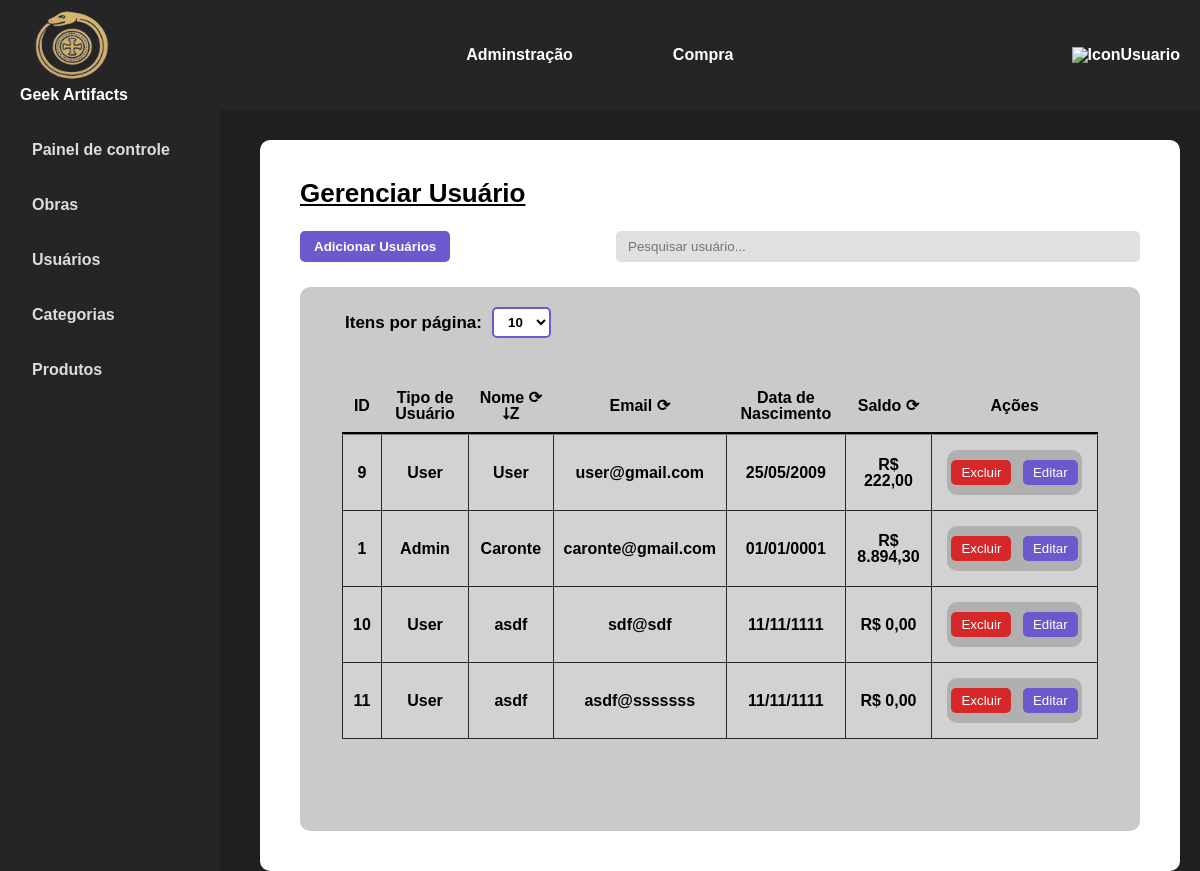
Page /gerenciar/usuario/listar.php?ordem=nome_usuario&direcao=DESC&usuarios=10 (signed in) on the committed database.
### tables this page shows
CREATE TABLE tbUsuario (

	id_usuario INT AUTO_INCREMENT,
    nome_usuario VARCHAR(50) NOT NULL,
    data_nascimento_usuario DATE NOT NULL,
    email_usuario VARCHAR(200) NOT NULL,
    senha_usuario VARCHAR(100) NOT NULL,
    tipo_usuario VARCHAR(15) NOT NULL DEFAULT 'User',
    imagem_usuario varchar(255) NOT NULL DEFAULT 'icon_user_branco.svg',
    saldo_usuario double not null default 0,
    
    CONSTRAINT pk_tbUsuario PRIMARY KEY (id_usuario),
    constraint un_EmailUsuario_tbUsuario unique (email_usuario),
    constraint ch_TipoUsuario_tbUsuario check (tipo_usuario in ('User', 'Admin'))
);

### src/repositorio/UsuarioRepositorio.php (called while the page is built, shortened)
<?php
require_once __DIR__.'/../modelo/Usuario.php';
class UsuarioRepositorio {
    private PDO $pdo;
    public function __construct($pdo) {
        $this->pdo = $pdo;
    }
    public function makeObject(array $atributos) : Usuario {
        $id = $atributos['id_usuario'] ?? null;
        $dataNascimento = $atributos['data_nascimento_usuario'] ?? null;
        $timezone = new DateTimeZone('UTC');
        $usuario = new Usuario(
            isset($id) ? (int) $id : null,
            $atributos['tipo_usuario'] ?? 'User',
            $atributos['nome_usuario'],
            isset($dataNascimento) ? new DateTime($dataNascimento, $timezone) : new DateTime('0000-00-00', $timezone),
            $atributos['email_usuario'],
            $atributos['senha_usuario'],
            $atributos['saldo_usuario'],
            $atributos['imagem_usuario']
        );
        return $usuario;
    }
    public function listarPaginado(int $limite, int $offset, ?string $ordem = null, ?string $direcao = 'ASC'): array {
        $colunasPermitidas = ['nome_usuario'];
        $sql = 'SELECT tbUsuario.* FROM tbUsuario';
        if ($ordem !== null && in_array(strtolower($ordem), array_map('strtolower', $colunasPermitidas))) {
            $direcao = strtoupper($direcao) === 'DESC' ? 'DESC' : 'ASC';
            $sql .= " ORDER BY {$ordem} {$direcao}";
        }
        $sql .= " LIMIT ? OFFSET ?";
        $stmt = $this->pdo->prepare($sql);
        $stmt->bindValue(1, $limite, PDO::PARAM_INT);
        $stmt->bindValue(2, $offset, PDO::PARAM_INT);
        $stmt->execute();
        $resultadoConsulta = $stmt->fetchAll(PDO::FETCH_ASSOC);
        $arrayCategorias = array_map(fn($linhaConsulta) => $this->makeObject($linhaConsulta), $resultadoConsulta);
        return $arrayCategorias;
    }
}

### src/modelo/Usuario.php (called while the page is built, shortened)
<?php
class Usuario
{
    private ?int $id;
    private string $tipo;
    private string $nome;
    private DateTime $dataNascimento;
    private string $email;
    private ?float $saldo;
    public function __construct( ?int $id, ?string $tipo, string $nome, DateTime $dataNascimento, string $email, string $senha, ?float $saldo, ?string $imagem = null) {
        $this->id = $id;
        $this->tipo = $tipo ?? 'User';
        $this->nome = $nome;
        $this->dataNascimento = $dataNascimento;
        $this->email = $email;
        $this->saldo = $saldo;
    }
    public function getId(): ?int
    {
        return $this->id;
    }
    public function getTipo(): ?string
    {
        return $this->tipo;
    }
    public function getNome(): string
    {
        return $this->nome;
    }
    public function getEmail(): string
    {
        return $this->email;
    }
    public function getDataNascimento(): DateTime
    {
        return $this->dataNascimento;
    }
    public function getSaldo(): float
    {
        return $this->saldo;
    }
}

### gerenciar/usuario/listar.php (the view, shortened to what this page needs)
<?php
    require DIR_PROJETOWEB . 'src/repositorio/ObraRepositorio.php';
    require DIR_PROJETOWEB . 'src/repositorio/UsuarioRepositorio.php';
    $usuarioRepositorio = new UsuarioRepositorio($pdo);
    $itens_por_pagina = $_GET['itens'] ?? 10;
    $pagina_atual = $_GET['pagina'] ?? 1;
    $offset = ($pagina_atual - 1) * $itens_por_pagina;
    $ordem = $_GET['ordem'] ?? null;
    $direcao = $_GET['direcao'] ?? 'ASC';
    $usuarios = $usuarioRepositorio->listarPaginado($itens_por_pagina, $offset, $ordem, $direcao);
?>
<!DOCTYPE html>
<html lang="pt-br">
<head>
    <link rel="stylesheet" href="/projeto_web1/css/reset.css">
    <link rel="stylesheet" href="/projeto_web1/css/dashboard.css">
    <link rel="stylesheet" href="/projeto_web1/css/listar.css">
</head>
<body>
    <?php include_once DIR_PROJETOWEB . '/reutilizar/header.php' ?>
    <?php include DIR_PROJETOWEB . '/reutilizar/asidemenu.php'?>
    <div class="container-listar">
        <h1>Gerenciar Usuário</h1>
        <div class="container-topo">
            <a href="form.php"><button class="botao-adicionar">Adicionar Usuários</button></a>
            <div class="barra-pesquisar">
                <input type="text" placeholder="Pesquisar usuário...">
            </div>
        </div>
        <section class="container-tabela">
            <div class="numero-paginacao">
                <form method="GET">
                    <label>Itens por página:</label>
                    <select name="itens" onchange="this.form.submit()">
                        <option value="10" <?= $itens_por_pagina == 10 ? 'selected' : '' ?>>10</option>
                    </select>
                </form>
            </div>
            <table>
                <thead>
                    <tr>
                        <th>ID</th>
                        <th>Tipo de Usuário</th>
                        <th>
                            <div class="nomeColuna">
                                <a href="?ordem=nome_usuario&direcao=<?= $ordem == 'nome_usuario' && $direcao == 'ASC' ? 'DESC' : 'ASC' ?>&usuarios=<?= $itens_por_pagina ?>">
                                Nome ⟳
                                <?php if($ordem == 'nome_usuario'): ?>
                                    <?= $direcao == 'ASC' ? '⭡A' : '⭣Z' ?>
                                <?php endif; ?>
                                </a>
                            </div>
                        </th>
                        <th>
                            <div class="nomeColuna">
                                <a href="?ordem=email_usuario&direcao=<?= $ordem == 'email_usuario' && $direcao == 'ASC' ? 'DESC' : 'ASC' ?>&itens=<?= $itens_por_pagina ?>">
                                Email ⟳
                                </a>
                            </div>
                        </th>
                        <th>Data de Nascimento</th>
                        <th>
                            <div class="nomeColuna">
                                <a href="?ordem=email_usuario&direcao=<?= $ordem == 'email_usuario' && $direcao == 'ASC' ? 'DESC' : 'ASC' ?>&itens=<?= $itens_por_pagina ?>">
                                Saldo ⟳
                                </a>
                            </div>
                        </th>
                        <th>Ações</th>
                    </tr>
                </thead>
                <tbody>
                    <?php foreach ($usuarios as $usuario): ?>
                        <tr>
                            <td><?= htmlspecialchars($usuario->getId()) ?></td>
                            <td><?= htmlspecialchars($usuario->getTipo()) ?></td>
                            <td><?= htmlspecialchars($usuario->getNome()) ?></td>
                            <td><?= htmlspecialchars($usuario->getEmail()) ?></td>
                            <td><?= htmlspecialchars($usuario->getDataNascimento()->format('d/m/Y')) ?></td>
                            <td>R$ <?= number_format($usuario->getSaldo(), 2, ',', '.') ?></td>
                            <td>
                                <div class="td-acoes">
                                    <form action="excluir.php" method="post">
                                        <input type="submit" class="botao-excluir" value="Excluir">
                                    </form>
                                    <form action="form.php" method="post">
                                        <input type="submit" class="botao-editar" value="Editar">
                                    </form>
                                </div>
                            </td>
                        </tr>
                    <?php endforeach; ?>
                </tbody>
            </table>
            <div class="container-paginacao">
            </div>
        </section>
    </div>
</body>
</html>

### css/dashboard.css (style rules this page uses)
body { font-family: Arial, sans-serif; background-color: #1f1f1f; margin: 0; padding: 0; color: white; }

### css/listar.css (style rules this page uses)
.container-listar { background-color: #fff; box-sizing: border-box; margin-top: 140px; margin-left: 260px; margin-right: 40px; border-radius: 10px; padding: 40px; font-family: Arial, sans-serif; font-weight: bold; min-height: calc(100vh - 140px); width: calc(100% - 280px); }
.container-listar h1 { color: #000; font-size: 26px; font-weight: bold; margin-bottom: 25px; text-decoration: underline; }
.container-listar .container-topo { display: flex; flex-direction: row; justify-content: space-between; width: 100%; margin: 25px 0; }
.barra-pesquisar input { background-color: #e0e0e0; border: none; outline: none; border-radius: 5px; padding: 8px 12px; width: 500px; }
.botao-adicionar { background-color: #6a5acd; color: white; font-weight: bold; border: none; border-radius: 5px; padding: 8px 14px; cursor: pointer; }
.container-tabela { background-color: #cacaca; border-radius: 10px; color: #000; overflow: hidden; }
.container-tabela table { width: 90%; margin: 5% 0; justify-self: center; }
thead tr { border-bottom: 3px groove #272727; }
thead th { text-align: center; }
tbody td { border: 1px groove #272727; background-color: #d3d2d2; }
th, td { padding: 10px; text-align: center; vertical-align: middle; }
.td-acoes { display: flex; flex-direction: row; gap: 10%; margin: 5px; border-radius: 10px; padding: 10px; background-color: #b1b0b0; justify-content: center; }
.botao-editar { background-color: #6a5acd; color: white; border: none; padding: 5px 10px; border-radius: 5px; cursor: pointer; }
.botao-excluir { background-color: #d62828; color: white; border: none; padding: 5px 10px; border-radius: 5px; cursor: pointer; }
.numero-paginacao { margin-left: 45px; margin-top: 20px; font-size: 17px; }
.numero-paginacao { margin-left: 45px; margin-top: 20px; margin-bottom: 15px; font-size: 17px; }
.numero-paginacao form { display: flex; gap: 10px; align-items: center; }
.numero-paginacao label { font-weight: bold; color: #000; }
.numero-paginacao select { padding: 5px 10px; border: 2px solid #6a5acd; border-radius: 5px; background-color: #fff; cursor: pointer; font-weight: bold; }
.container-paginacao { display: flex; flex-direction: column; justify-content: center; align-items: center; margin-top: 20px; margin-bottom: 20px; padding: 15px; }
.nomeColuna a { text-decoration: none; color: black; }
thead th a { text-decoration: none; color: black; }

### rows in the picture
tbusuario: id_usuario "9", tipo_usuario "User", nome_usuario "User", email_usuario "user@gmail.com", format "25/05/2009", saldo_usuario "222,00"
tbusuario: id_usuario "1", tipo_usuario "Admin", nome_usuario "Caronte", email_usuario "caronte@gmail.com", format "01/01/0001", saldo_usuario "8.894,30"
tbusuario: id_usuario "10", tipo_usuario "User", nome_usuario "asdf", email_usuario "sdf@sdf", format "11/11/1111", saldo_usuario "0,00"
tbusuario: id_usuario "11", tipo_usuario "User", nome_usuario "asdf", email_usuario "asdf@sssssss", format "11/11/1111", saldo_usuario "0,00"
